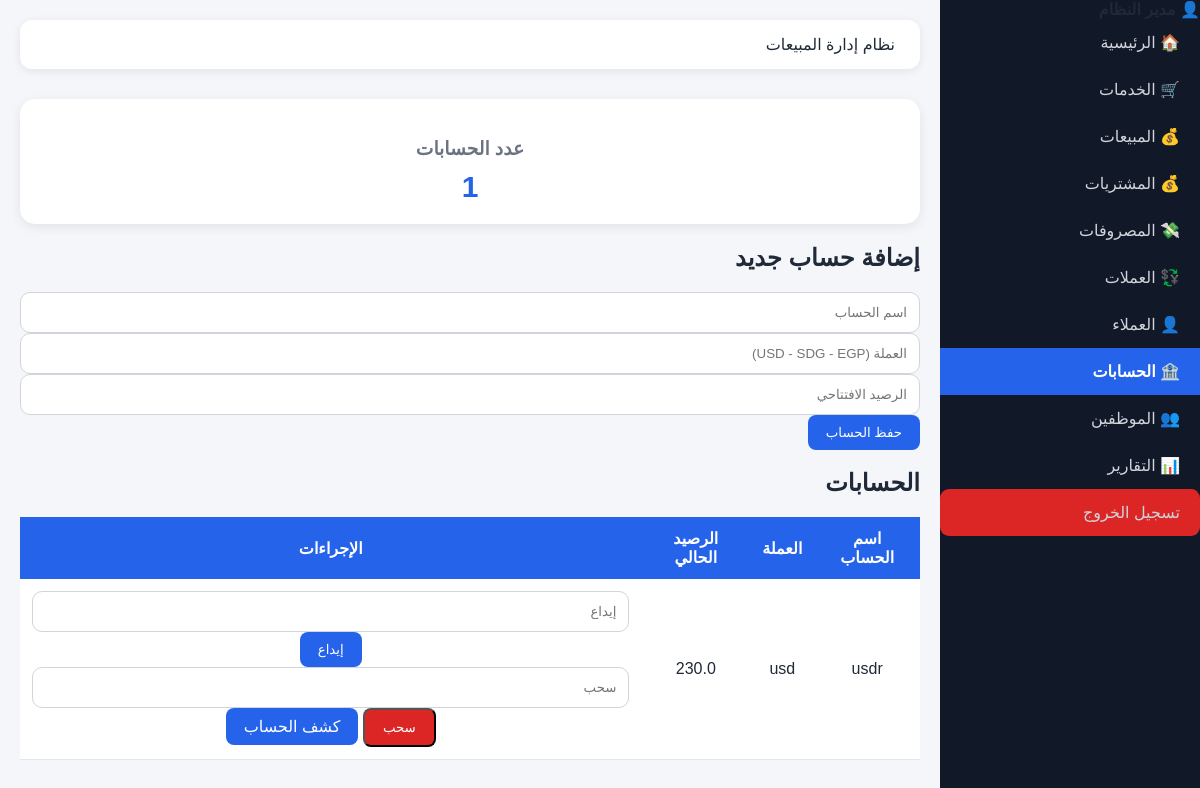
Before: /accounts (signed in) with the older database file.
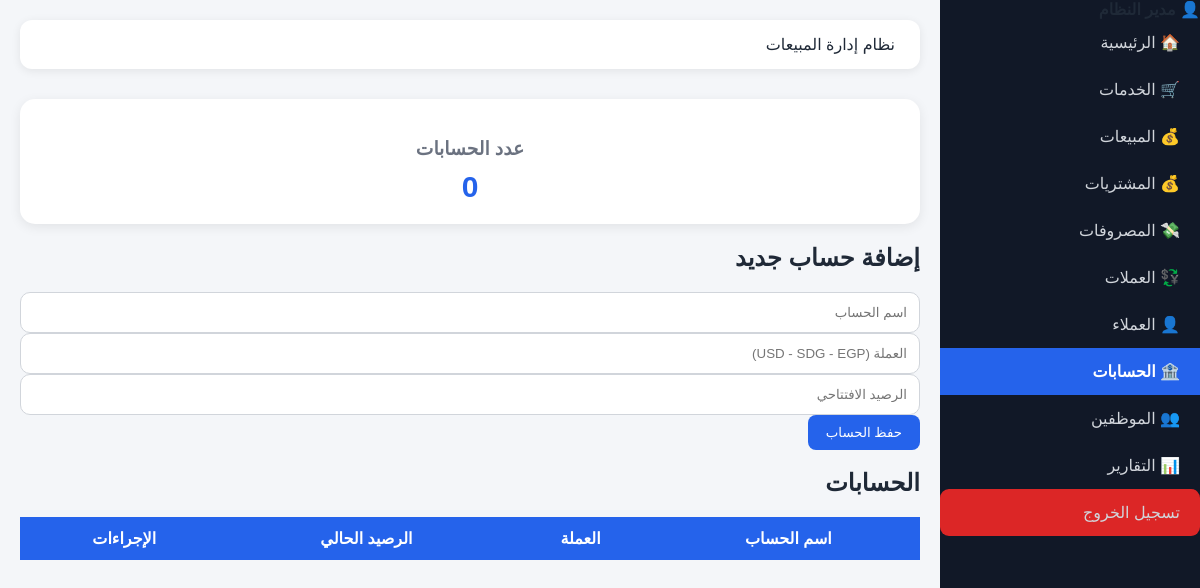
After: the same page with the newer database file.
### tables this page shows
CREATE TABLE accounts (

id INTEGER PRIMARY KEY AUTOINCREMENT,

name TEXT,

currency TEXT,

balance REAL DEFAULT 0,

created_at TEXT

);

### app.py (the view, shortened to what this page needs)
@app.route('/accounts', methods=['GET', 'POST'])
def accounts():
    if 'user_id' not in session:
        return redirect('/')
    conn = sqlite3.connect('database.db')
    conn.row_factory = sqlite3.Row
    cursor = conn.cursor()
    accounts = cursor.execute("""
    SELECT *
    FROM accounts
    ORDER BY id DESC
    """).fetchall()
    conn.close()
    return render_template(
        'accounts.html',
        accounts=accounts
    )

### templates/accounts.html (shortened to what this page needs)
{% extends 'base.html' %}
{% block content %}
<div class="stat-card">
    <h3>عدد الحسابات</h3>
    <h2>{{ accounts|length }}</h2>
</div><h2>إضافة حساب جديد</h2><form method="POST"><input
    type="text"
    name="name"
    placeholder="اسم الحساب"
    required>
<input
    type="text"
    name="currency"
    placeholder="العملة (USD - SDG - EGP)"
    required>
<input
    type="number"
    step="0.01"
    name="balance"
    placeholder="الرصيد الافتتاحي"
    required>
<button
    type="submit"
    class="btn-save">
    حفظ الحساب
</button>
</form><h2>الحسابات</h2><table><tr>
    <th>اسم الحساب</th>
    <th>العملة</th>
    <th>الرصيد الحالي</th>
    <th>الإجراءات</th>
</tr>
{% for account in accounts %}
<tr>
    <td>{{ account['name'] }}</td>
    <td>{{ account['currency'] }}</td>
    <td>{{ account['balance'] }}</td>
        <td>
    <form method="POST" action="/accounts/deposit/{{ account['id'] }}" style="display:inline;">
        <input type="number" name="amount" placeholder="إيداع" required>
        <button class="btn-save">إيداع</button>
    </form>
    <form method="POST" action="/accounts/withdraw/{{ account['id'] }}" style="display:inline;">
        <input type="number" name="amount" placeholder="سحب" required>
        <button class="btn-delete">سحب</button>
    </form>
<a href="/accounts/report/{{ account['id'] }}" class="btn-save">
    كشف الحساب
</a>
</td>
</tr>
{% endfor %}
</table>{% endblock %}

Changed rows visible on the page:
removed accounts: name "usdr", currency "usd", balance "230.0"
Other visible differences:
{{ accounts|length }}: "1" → "0"
